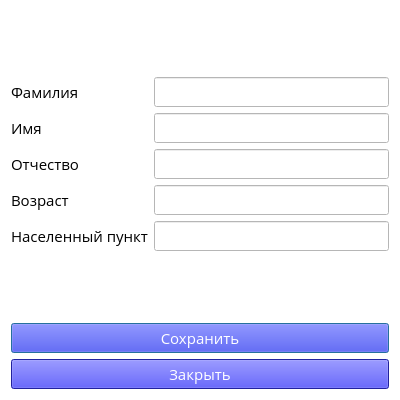
<?xml version="1.0" encoding="UTF-8"?>
<ui version="4.0">
 <class>Redact</class>
 <widget class="QDialog" name="Redact">
  <property name="geometry">
   <rect>
    <x>0</x>
    <y>0</y>
    <width>400</width>
    <height>400</height>
   </rect>
  </property>
  <property name="windowTitle">
   <string>Dialog</string>
  </property>
  <property name="styleSheet">
   <string notr="true">background-color: rgb(255, 255, 255);</string>
  </property>
  <layout class="QGridLayout" name="gridLayout">
   <item row="1" column="0">
    <widget class="QPushButton" name="pushButton">
     <property name="font">
      <font>
       <family>Open Sans</family>
       <pointsize>11</pointsize>
      </font>
     </property>
     <property name="styleSheet">
      <string notr="true">background-color: rgb(48, 48, 222);
color: rgb(255, 255, 255);</string>
     </property>
     <property name="text">
      <string>Сохранить</string>
     </property>
    </widget>
   </item>
   <item row="0" column="0">
    <layout class="QFormLayout" name="formLayout">
     <property name="labelAlignment">
      <set>Qt::AlignLeading|Qt::AlignLeft|Qt::AlignVCenter</set>
     </property>
     <property name="formAlignment">
      <set>Qt::AlignCenter</set>
     </property>
     <item row="0" column="1">
      <widget class="QLineEdit" name="lineEdit">
       <property name="font">
        <font>
         <family>Open Sans</family>
         <pointsize>11</pointsize>
        </font>
       </property>
      </widget>
     </item>
     <item row="0" column="0">
      <widget class="QLabel" name="label">
       <property name="font">
        <font>
         <family>Open Sans</family>
         <pointsize>11</pointsize>
        </font>
       </property>
       <property name="text">
        <string>Фамилия</string>
       </property>
       <property name="wordWrap">
        <bool>true</bool>
       </property>
      </widget>
     </item>
     <item row="1" column="0">
      <widget class="QLabel" name="label_2">
       <property name="font">
        <font>
         <family>Open Sans</family>
         <pointsize>11</pointsize>
        </font>
       </property>
       <property name="text">
        <string>Имя</string>
       </property>
       <property name="wordWrap">
        <bool>true</bool>
       </property>
      </widget>
     </item>
     <item row="2" column="0">
      <widget class="QLabel" name="label_3">
       <property name="font">
        <font>
         <family>Open Sans</family>
         <pointsize>11</pointsize>
        </font>
       </property>
       <property name="text">
        <string>Отчество</string>
       </property>
       <property name="wordWrap">
        <bool>true</bool>
       </property>
      </widget>
     </item>
     <item row="1" column="1">
      <widget class="QLineEdit" name="lineEdit_2">
       <property name="font">
        <font>
         <family>Open Sans</family>
         <pointsize>11</pointsize>
        </font>
       </property>
      </widget>
     </item>
     <item row="2" column="1">
      <widget class="QLineEdit" name="lineEdit_3">
       <property name="font">
        <font>
         <family>Open Sans</family>
         <pointsize>11</pointsize>
        </font>
       </property>
      </widget>
     </item>
     <item row="3" column="1">
      <widget class="QLineEdit" name="lineEdit_4">
       <property name="font">
        <font>
         <family>Open Sans</family>
         <pointsize>11</pointsize>
        </font>
       </property>
      </widget>
     </item>
     <item row="3" column="0">
      <widget class="QLabel" name="label_4">
       <property name="font">
        <font>
         <family>Open Sans</family>
         <pointsize>11</pointsize>
        </font>
       </property>
       <property name="text">
        <string>Возраст</string>
       </property>
       <property name="wordWrap">
        <bool>true</bool>
       </property>
      </widget>
     </item>
     <item row="4" column="0">
      <widget class="QLabel" name="label_5">
       <property name="font">
        <font>
         <family>Open Sans</family>
         <pointsize>11</pointsize>
        </font>
       </property>
       <property name="text">
        <string>Населенный пункт</string>
       </property>
       <property name="wordWrap">
        <bool>true</bool>
       </property>
      </widget>
     </item>
     <item row="4" column="1">
      <widget class="QLineEdit" name="lineEdit_5">
       <property name="font">
        <font>
         <family>Open Sans</family>
         <pointsize>11</pointsize>
        </font>
       </property>
      </widget>
     </item>
    </layout>
   </item>
   <item row="2" column="0">
    <widget class="QPushButton" name="pushButton_2">
     <property name="font">
      <font>
       <family>Open Sans</family>
       <pointsize>11</pointsize>
      </font>
     </property>
     <property name="styleSheet">
      <string notr="true">background-color: rgb(48, 48, 222);
color: rgb(255, 255, 255);</string>
     </property>
     <property name="text">
      <string>Закрыть</string>
     </property>
    </widget>
   </item>
  </layout>
 </widget>
 <resources/>
 <connections/>
</ui>
